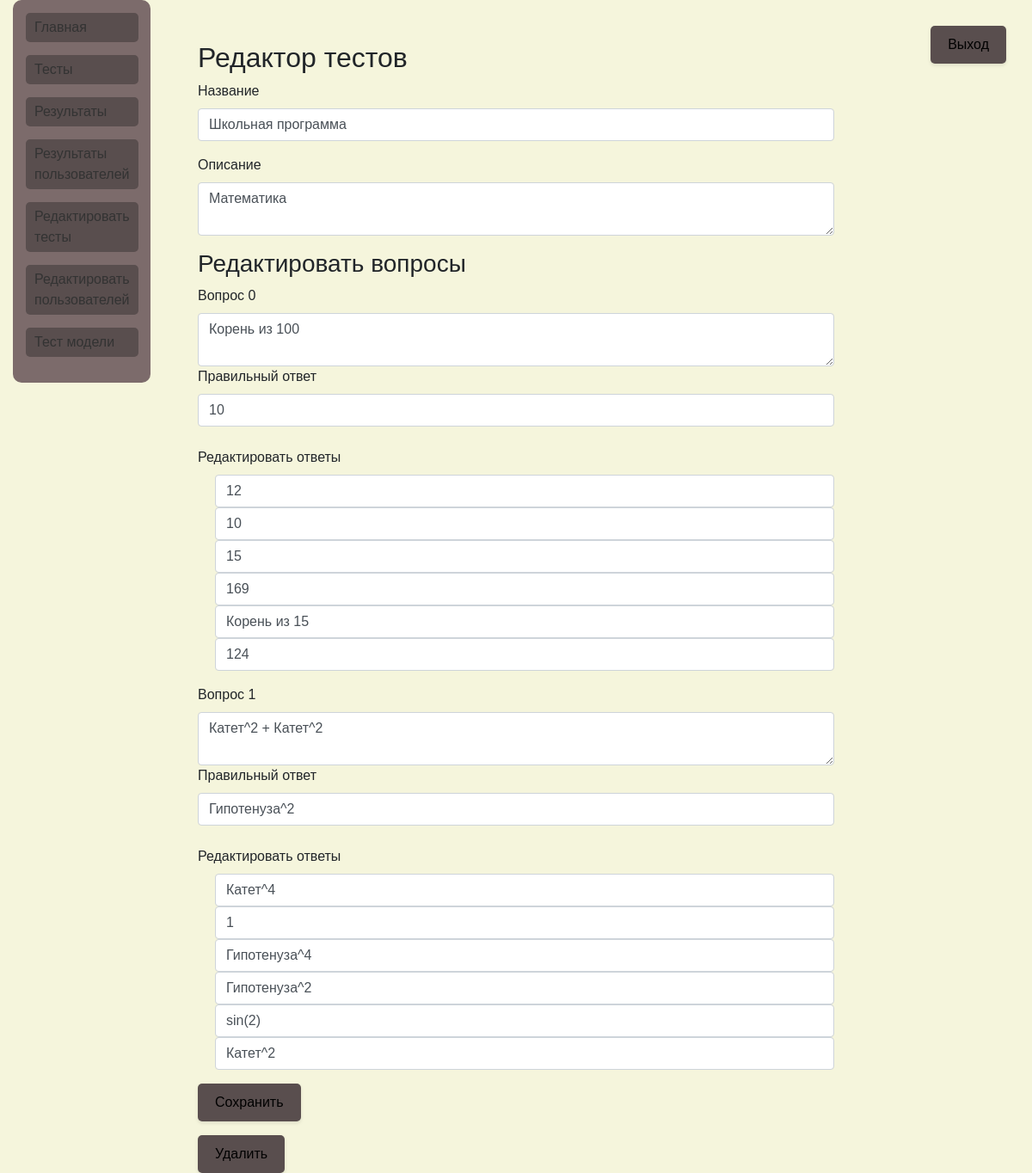
Page /edit_tests/1 (signed in) on the committed database.
### app.py (models this page shows)
class Test(db.Model):
    id = db.Column(db.Integer, primary_key=True)
    title = db.Column(db.String(100), nullable=False)
    description = db.Column(db.Text, nullable=False)
    questions = db.relationship('Question', backref='test', lazy=True, cascade="all, delete-orphan")

class Question(db.Model):
    id = db.Column(db.Integer, primary_key=True)
    content = db.Column(db.Text, nullable=False)
    test_id = db.Column(db.Integer, db.ForeignKey('test.id'), nullable=False)
    answers = db.relationship('Answer', backref='question', lazy=True, cascade="all, delete-orphan")
    correct_answer = db.relationship('CorrectAnswer', backref='question', lazy=True, cascade="all, delete-orphan")

class CorrectAnswer(db.Model):
    id = db.Column(db.Integer, primary_key=True)
    question_id = db.Column(db.Integer, db.ForeignKey('question.id'), nullable=False)
    correct_option = db.Column(db.String(100), nullable=False)

class Answer(db.Model):
    id = db.Column(db.Integer, primary_key=True)
    content = db.Column(db.String(255), nullable=False)
    question_id = db.Column(db.Integer, db.ForeignKey('question.id'), nullable=False)

### app.py (the view, shortened to what this page needs)
@app.route('/edit_tests/<int:test_id>', methods=['GET', 'POST'])
@login_required
def edit_test(test_id):
    nav_links = navig_links_ret()
    if not current_user.is_admin:
        flash('You do not have permission to access this page', 'error')
        return redirect(url_for('index'))
    test = Test.query.get_or_404(test_id)
    return render_template('edit_test.html', nav_links=nav_links, test=test, get_correct_answer=get_correct_answer)

### app.py (called while the page is built)
@login_manager.user_loader
def load_user(user_id):
    return User.query.get(int(user_id))

def get_correct_answer(question_id):
    correct_answer = CorrectAnswer.query.filter_by(question_id=question_id).first()
    return str(correct_answer.correct_option) if correct_answer else ''

@app.before_request
def load_voice_test_app():
    voice_test_app.load_model()

    def load_model(self):
        if self.loaded_model is None:
            self.loaded_model = load_model(self.model_path)

### templates/edit_test.html (shortened to what this page needs)
<!DOCTYPE html>
<html lang="en">
<head>
    <link rel="stylesheet" href="https://stackpath.bootstrapcdn.com/bootstrap/4.5.2/css/bootstrap.min.css">
    <link rel="stylesheet" type="text/css" href="{{ url_for('static', filename='css/styles.css') }}">
</head>
<body>
    <div class="container-fluid">
        <div class="row">
            <div class="col-sm-2">
                <div class="navigation">
                    <ul class="nav flex-column">
                        {% for link in nav_links %}
                        <li class="nav-item">
                            <a class="nav-link" href="{{ link[1] }}">{{ link[0] }}</a>
                        </li>
                        {% endfor %}
                    </ul>
                </div>
            </div>
            <div class="col-sm-8">
                <div class="center-content">
                    <div class="container mt-5">
                        <h2>Редактор тестов</h2>
                        <form method="post" action="{{ url_for('edit_test', test_id=test.id) }}">
                            <div class="form-group">
                                <label for="title">Название</label>
                                <input type="text" class="form-control" id="title" name="title" value="{{ test.title }}">
                            </div>
                            <div class="form-group">
                                <label for="description">Описание</label>
                                <textarea class="form-control" id="description" name="description">{{ test.description }}</textarea>
                            </div>
                            <h3>Редактировать вопросы</h3>
                            {% for question in test.questions %}
                            <div class="form-group">
                                <label for="question{{ question.id }}">Вопрос {{ question.id-1 }}</label>
                                <textarea class="form-control" id="question{{ question.id }}" name="question{{ question.id }}">{{ question.content }}</textarea>
                                <label for="correct_answer">Правильный ответ</label>
                                <input type="text" class="form-control" id="correct_answer_{{ question.id }}" name="correct_answer_{{ question.id }}" value="{{ get_correct_answer(question.id) }}" placeholder="Correct Answer"><br>
                                <label for="answers{{ question.id }}">Редактировать ответы</label>
                                {% for answer in question.answers %}
                                <div class="form-check">
                                    <input type="text" class="form-control" id="answer{{ answer.id }}" name="answer{{ answer.id }}" value="{{ answer.content }}">
                                </div>
                                {% endfor %}
                            </div>
                            {% endfor %}
                            <button type="submit" class="btn btn-primary" id="edit-button">Сохранить</button>
                        </form>
                        <form method="post" action="{{ url_for('delete_test', test_id=test.id) }}">
                            <button type="submit" class="btn btn-danger mt-3" id="delete-button">Удалить</button>
                        </form>
                    </div>
                </div>
            </div>
            <div class="col-md-2">
    <div class="login-container">
        {% if current_user.is_authenticated %}
        <form id="logout-form" method="POST" action="{{ url_for('logout') }}">
            <button type="submit" id="logout-button">Выход</button>
        </form>
        {% else %}
        <button id="login-button">Авторизация</button>
        {% endif %}
    </div>
</div>
        </div>
    </div>
</body>
</html>

### static/css/styles.css (style rules this page uses)
.navigation ul { list-style-type: none; padding: 0; margin: 0; }
.navigation ul li { margin-bottom: 10px; }
.navigation ul li a { text-decoration: none; color: #333; display: block; margin-bottom: 5px; }
.login-container { position: fixed; top: 0; right: 0; padding: 10px; }

### templates/edit_test.html (style rules this page uses)
body { background-color: #f5f5dc; font-family: Arial, sans-serif; }
.navigation { margin-right: 20px; margin-bottom: 20px; width: 160px; background-color: #7c6b6b; padding: 15px; border-radius: 10px; }
.nav-link { background-color: #594e4e; color: #fff; border: none; border-radius: 5px; padding: 5px 10px; margin-bottom: 5px; }
.login-container { margin-top: 20px; margin-right: 20px; align-self: flex-end; }
.center-content { display: flex; flex-direction: column; align-items: center; height: 100vh; }
#login-button, #logout-button, #edit-button, #delete-button { padding: 10px 20px; border: none; border-radius: 5px; background-color: #594e4e; color: black; cursor: pointer; transition: background-color 0.3s, box-shadow 0.3s; box-shadow: 0 2px 4px rgba(0, 0, 0, 0.1); }

### rows in the picture
Test: title "Школьная программа", description "Математика"
Question: id "0", id "Корень из 100"
CorrectAnswer: correct_option "10"
Answer: content "12"
Answer: content "10"
Answer: content "15"
Answer: content "169"
Answer: content "Корень из 15"
Answer: content "124"
Question: question.id-1 "1", id "Катет^2 + Катет^2", id.correct_option "Гипотенуза^2"
Answer: content "Катет^4"
Answer: content "1"
Answer: content "Гипотенуза^4"
Answer: content "Гипотенуза^2"
Answer: content "sin(2)"
Answer: content "Катет^2"

### other values in the picture
{{ link[0] }} "Главная" "Тесты" "Результаты" "Результаты пользователей" "Редактировать тесты" "Редактировать пользователей" "Тест модели"
